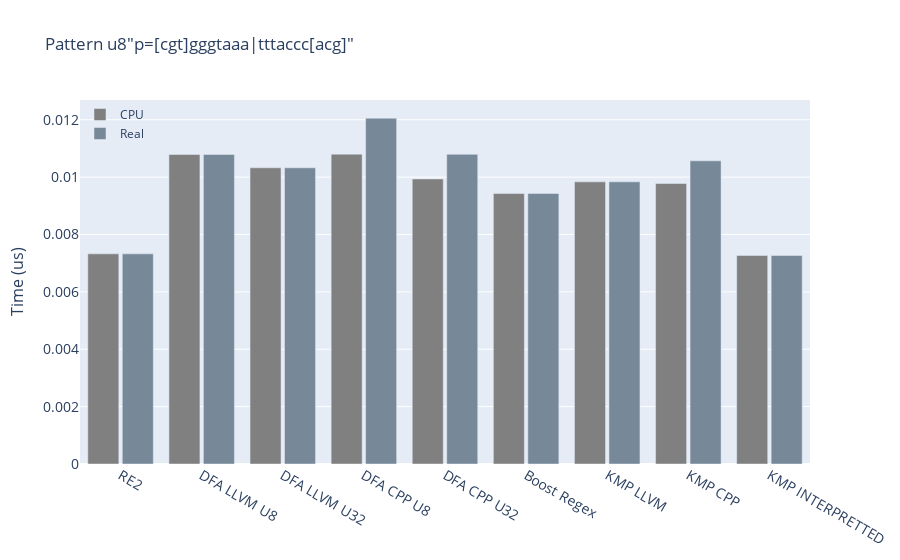
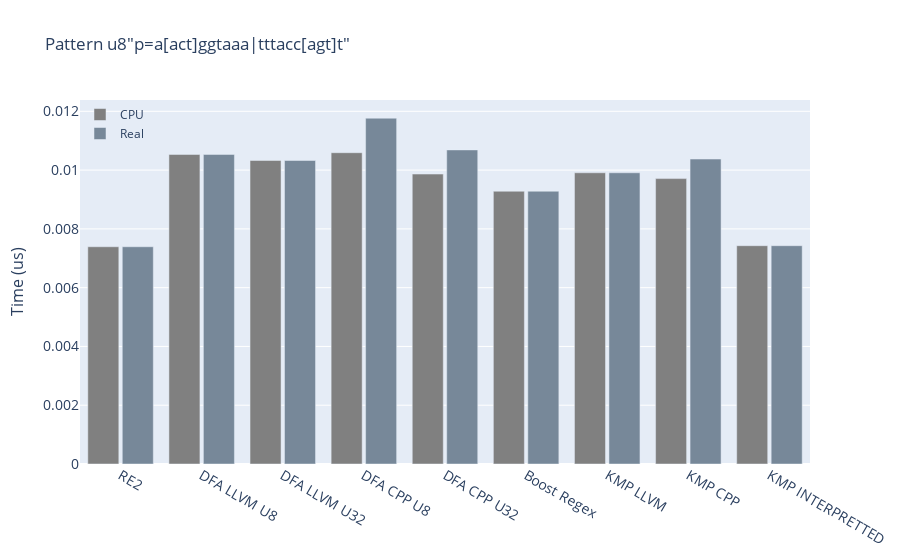
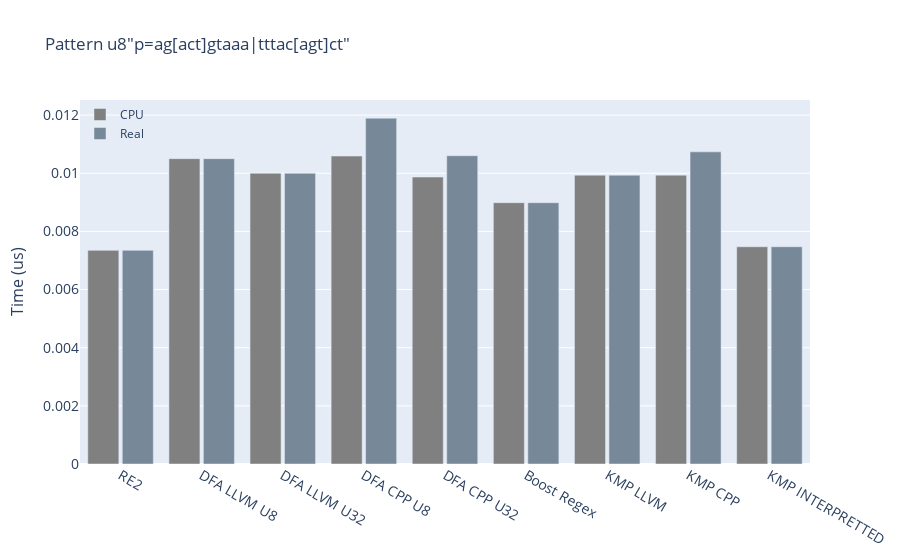
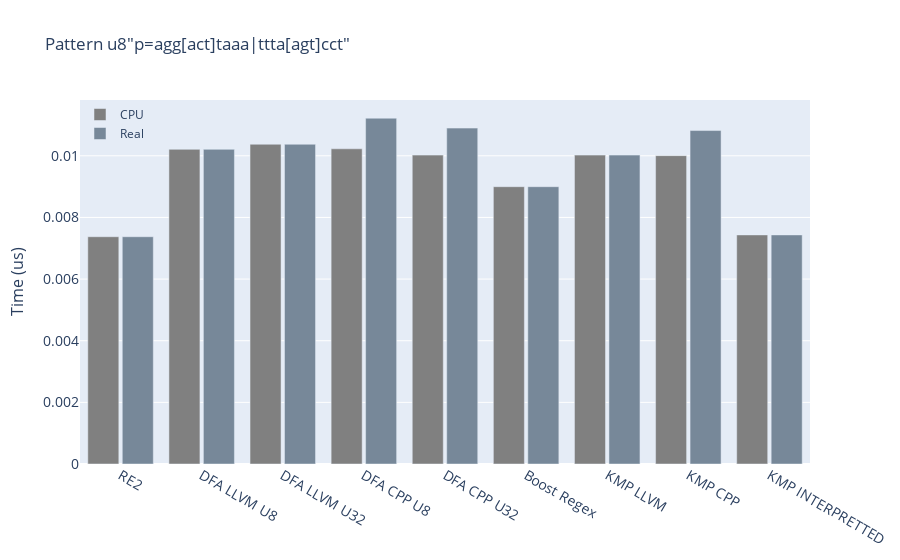

The code cell stored with these charts, in order, in its notebook:
### Code cell
for benchmark in benchmarks:
    plotly_bm(benchmark)

### Figure 1 — Plotly figure (JSON) as saved in the notebook; plotly's stock layout.template omitted (floating-point values rounded to 4 significant figures)
{"data": [{"marker": {"color": ["gray", "gray", "gray", "gray", "gray", "gray", "gray", "gray", "gray"]}, "name": "CPU", "type": "bar", "x": ["RE2", "DFA LLVM U8", "DFA LLVM U32", "DFA CPP U8", "DFA CPP U32", "Boost Regex", "KMP LLVM", "KMP CPP", "KMP INTERPRETTED"], "y": [0.007324, 0.01079, 0.01032, 0.0108, 0.009936, 0.00943, 0.009834, 0.009777, 0.007269]}, {"marker": {"color": ["lightslategray", "lightslategray", "lightslategray", "lightslategray", "lightslategray", "lightslategray", "lightslategray", "lightslategray", "lightslategray"]}, "name": "Real", "type": "bar", "x": ["RE2", "DFA LLVM U8", "DFA LLVM U32", "DFA CPP U8", "DFA CPP U32", "Boost Regex", "KMP LLVM", "KMP CPP", "KMP INTERPRETTED"], "y": [0.007325, 0.01079, 0.01032, 0.01205, 0.01079, 0.00943, 0.009836, 0.01057, 0.007269]}], "layout": {"bargap": 0.15, "bargroupgap": 0.1, "barmode": "group", "legend": {"bgcolor": "rgba(255, 255, 255, 0)", "bordercolor": "rgba(255, 255, 255, 0)", "x": 0, "y": 1}, "title": {"text": "Pattern u8\"p=[cgt]gggtaaa|tttaccc[acg]\""}, "xaxis": {"tickfont": {"size": 14}}, "yaxis": {"tickfont": {"size": 14}, "title": {"font": {"size": 16}, "text": "Time (us)"}}}}

### Figure 2 — Plotly figure (JSON) as saved in the notebook; plotly's stock layout.template omitted (floating-point values rounded to 4 significant figures)
{"data": [{"marker": {"color": ["gray", "gray", "gray", "gray", "gray", "gray", "gray", "gray", "gray"]}, "name": "CPU", "type": "bar", "x": ["RE2", "DFA LLVM U8", "DFA LLVM U32", "DFA CPP U8", "DFA CPP U32", "Boost Regex", "KMP LLVM", "KMP CPP", "KMP INTERPRETTED"], "y": [0.007392, 0.01053, 0.01033, 0.01059, 0.009865, 0.009281, 0.009909, 0.009711, 0.007428]}, {"marker": {"color": ["lightslategray", "lightslategray", "lightslategray", "lightslategray", "lightslategray", "lightslategray", "lightslategray", "lightslategray", "lightslategray"]}, "name": "Real", "type": "bar", "x": ["RE2", "DFA LLVM U8", "DFA LLVM U32", "DFA CPP U8", "DFA CPP U32", "Boost Regex", "KMP LLVM", "KMP CPP", "KMP INTERPRETTED"], "y": [0.007392, 0.01053, 0.01033, 0.01177, 0.01069, 0.009281, 0.009909, 0.01038, 0.007428]}], "layout": {"bargap": 0.15, "bargroupgap": 0.1, "barmode": "group", "legend": {"bgcolor": "rgba(255, 255, 255, 0)", "bordercolor": "rgba(255, 255, 255, 0)", "x": 0, "y": 1}, "title": {"text": "Pattern u8\"p=a[act]ggtaaa|tttacc[agt]t\""}, "xaxis": {"tickfont": {"size": 14}}, "yaxis": {"tickfont": {"size": 14}, "title": {"font": {"size": 16}, "text": "Time (us)"}}}}

### Figure 3 — Plotly figure (JSON) as saved in the notebook; plotly's stock layout.template omitted (floating-point values rounded to 4 significant figures)
{"data": [{"marker": {"color": ["gray", "gray", "gray", "gray", "gray", "gray", "gray", "gray", "gray"]}, "name": "CPU", "type": "bar", "x": ["RE2", "DFA LLVM U8", "DFA LLVM U32", "DFA CPP U8", "DFA CPP U32", "Boost Regex", "KMP LLVM", "KMP CPP", "KMP INTERPRETTED"], "y": [0.007348, 0.0105, 0.009999, 0.01059, 0.00987, 0.008988, 0.009933, 0.009935, 0.007473]}, {"marker": {"color": ["lightslategray", "lightslategray", "lightslategray", "lightslategray", "lightslategray", "lightslategray", "lightslategray", "lightslategray", "lightslategray"]}, "name": "Real", "type": "bar", "x": ["RE2", "DFA LLVM U8", "DFA LLVM U32", "DFA CPP U8", "DFA CPP U32", "Boost Regex", "KMP LLVM", "KMP CPP", "KMP INTERPRETTED"], "y": [0.007348, 0.0105, 0.009999, 0.01189, 0.0106, 0.008988, 0.009933, 0.01074, 0.007473]}], "layout": {"bargap": 0.15, "bargroupgap": 0.1, "barmode": "group", "legend": {"bgcolor": "rgba(255, 255, 255, 0)", "bordercolor": "rgba(255, 255, 255, 0)", "x": 0, "y": 1}, "title": {"text": "Pattern u8\"p=ag[act]gtaaa|tttac[agt]ct\""}, "xaxis": {"tickfont": {"size": 14}}, "yaxis": {"tickfont": {"size": 14}, "title": {"font": {"size": 16}, "text": "Time (us)"}}}}

### Figure 4 — Plotly figure (JSON) as saved in the notebook; plotly's stock layout.template omitted (floating-point values rounded to 4 significant figures)
{"data": [{"marker": {"color": ["gray", "gray", "gray", "gray", "gray", "gray", "gray", "gray", "gray"]}, "name": "CPU", "type": "bar", "x": ["RE2", "DFA LLVM U8", "DFA LLVM U32", "DFA CPP U8", "DFA CPP U32", "Boost Regex", "KMP LLVM", "KMP CPP", "KMP INTERPRETTED"], "y": [0.007375, 0.01021, 0.01038, 0.01023, 0.01002, 0.008998, 0.01002, 0.01001, 0.007433]}, {"marker": {"color": ["lightslategray", "lightslategray", "lightslategray", "lightslategray", "lightslategray", "lightslategray", "lightslategray", "lightslategray", "lightslategray"]}, "name": "Real", "type": "bar", "x": ["RE2", "DFA LLVM U8", "DFA LLVM U32", "DFA CPP U8", "DFA CPP U32", "Boost Regex", "KMP LLVM", "KMP CPP", "KMP INTERPRETTED"], "y": [0.007375, 0.01021, 0.01038, 0.01122, 0.0109, 0.008998, 0.01002, 0.01082, 0.007433]}], "layout": {"bargap": 0.15, "bargroupgap": 0.1, "barmode": "group", "legend": {"bgcolor": "rgba(255, 255, 255, 0)", "bordercolor": "rgba(255, 255, 255, 0)", "x": 0, "y": 1}, "title": {"text": "Pattern u8\"p=agg[act]taaa|ttta[agt]cct\""}, "xaxis": {"tickfont": {"size": 14}}, "yaxis": {"tickfont": {"size": 14}, "title": {"font": {"size": 16}, "text": "Time (us)"}}}}
